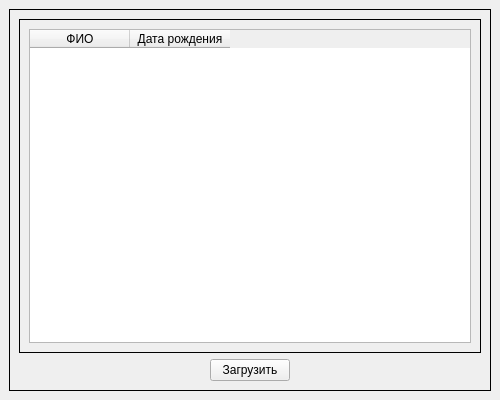
<?xml version="1.0" encoding="UTF-8"?>
<ui version="4.0">
 <class>MainWindow</class>
 <widget class="QMainWindow" name="MainWindow">
  <property name="geometry">
   <rect>
    <x>0</x>
    <y>0</y>
    <width>500</width>
    <height>400</height>
   </rect>
  </property>
  <property name="windowTitle">
   <string>Пропуска</string>
  </property>

  <widget class="QWidget" name="centralwidget">
   <layout class="QVBoxLayout" name="verticalLayout">

    <item>
     <widget class="QFrame" name="frameOuter">
      <property name="frameShape">
       <enum>QFrame::Box</enum>
      </property>

      <layout class="QVBoxLayout" name="frameLayout">

       <item>
        <widget class="QFrame" name="frameInner">
         <property name="frameShape">
          <enum>QFrame::Box</enum>
         </property>

         <layout class="QVBoxLayout" name="innerLayout">

          <item>
           <widget class="QTableWidget" name="tableWidget">
            <property name="columnCount">
             <number>2</number>
            </property>

            <column>
             <property name="text">
              <string>ФИО</string>
             </property>
            </column>

            <column>
             <property name="text">
              <string>Дата рождения</string>
             </property>
            </column>

           </widget>
          </item>

         </layout>
        </widget>
       </item>

       <item alignment="Qt::AlignHCenter">
        <widget class="QPushButton" name="loadBtn">
         <property name="text">
          <string>Загрузить</string>
         </property>
         <property name="minimumWidth">
          <number>120</number>
         </property>
        </widget>
       </item>

      </layout>
     </widget>
    </item>

   </layout>
  </widget>

 </widget>
 <resources/>
 <connections/>
</ui>
